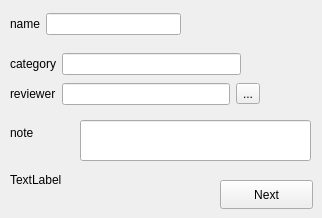
      <widget class="QWidget" name="addStack">
       <widget class="QWidget" name="layoutWidget_7">
        <property name="geometry">
         <rect>
          <x>10</x>
          <y>50</y>
          <width>231</width>
          <height>28</height>
         </rect>
        </property>
        <layout class="QHBoxLayout" name="categoryLayout">
         <item>
          <widget class="QLabel" name="addcategoryLbl">
           <property name="text">
            <string>category</string>
           </property>
          </widget>
         </item>
         <item>
          <widget class="QLineEdit" name="categorylineEdit">
           <property name="focusPolicy">
            <enum>Qt::StrongFocus</enum>
           </property>
           <property name="text">
            <string/>
           </property>
           <property name="readOnly">
            <bool>false</bool>
           </property>
          </widget>
         </item>
        </layout>
       </widget>
       <widget class="QWidget" name="layoutWidget_8">
        <property name="geometry">
         <rect>
          <x>10</x>
          <y>10</y>
          <width>171</width>
          <height>28</height>
         </rect>
        </property>
        <layout class="QHBoxLayout" name="nameLayout">
         <item>
          <widget class="QLabel" name="nameLbl_3">
           <property name="text">
            <string>name</string>
           </property>
          </widget>
         </item>
         <item>
          <widget class="QLineEdit" name="namelineEdit">
           <property name="focusPolicy">
            <enum>Qt::StrongFocus</enum>
           </property>
           <property name="text">
            <string/>
           </property>
           <property name="readOnly">
            <bool>true</bool>
           </property>
          </widget>
         </item>
        </layout>
       </widget>
       <widget class="QLineEdit" name="noteTextbox">
        <property name="geometry">
         <rect>
          <x>80</x>
          <y>120</y>
          <width>231</width>
          <height>41</height>
         </rect>
        </property>
        <property name="focusPolicy">
         <enum>Qt::StrongFocus</enum>
        </property>
        <property name="text">
         <string/>
        </property>
        <property name="readOnly">
         <bool>false</bool>
        </property>
       </widget>
       <widget class="QLabel" name="addnoteLbl">
        <property name="geometry">
         <rect>
          <x>10</x>
          <y>120</y>
          <width>58</width>
          <height>26</height>
         </rect>
        </property>
        <property name="text">
         <string>note</string>
        </property>
       </widget>
       <widget class="QWidget" name="layoutWidget_9">
        <property name="geometry">
         <rect>
          <x>10</x>
          <y>80</y>
          <width>250</width>
          <height>28</height>
         </rect>
        </property>
        <layout class="QHBoxLayout" name="reviewerLayout">
         <item>
          <widget class="QLabel" name="label_17">
           <property name="text">
            <string>reviewer</string>
           </property>
          </widget>
         </item>
         <item>
          <widget class="QLineEdit" name="reviewereditLine"/>
         </item>
         <item>
          <layout class="QHBoxLayout" name="horizontalLayout_12"/>
         </item>
         <item>
          <widget class="QToolButton" name="reviewerBtn">
           <property name="text">
            <string>...</string>
           </property>
          </widget>
         </item>
        </layout>
       </widget>
       <widget class="QLabel" name="onadderrorLbl">
        <property name="geometry">
         <rect>
          <x>10</x>
          <y>170</y>
          <width>101</width>
          <height>20</height>
         </rect>
        </property>
        <property name="text">
         <string>TextLabel</string>
        </property>
       </widget>
       <widget class="QPushButton" name="nextBtn_3">
        <property name="geometry">
         <rect>
          <x>220</x>
          <y>180</y>
          <width>93</width>
          <height>29</height>
         </rect>
        </property>
        <property name="text">
         <string>Next</string>
        </property>
       </widget>
      </widget>
